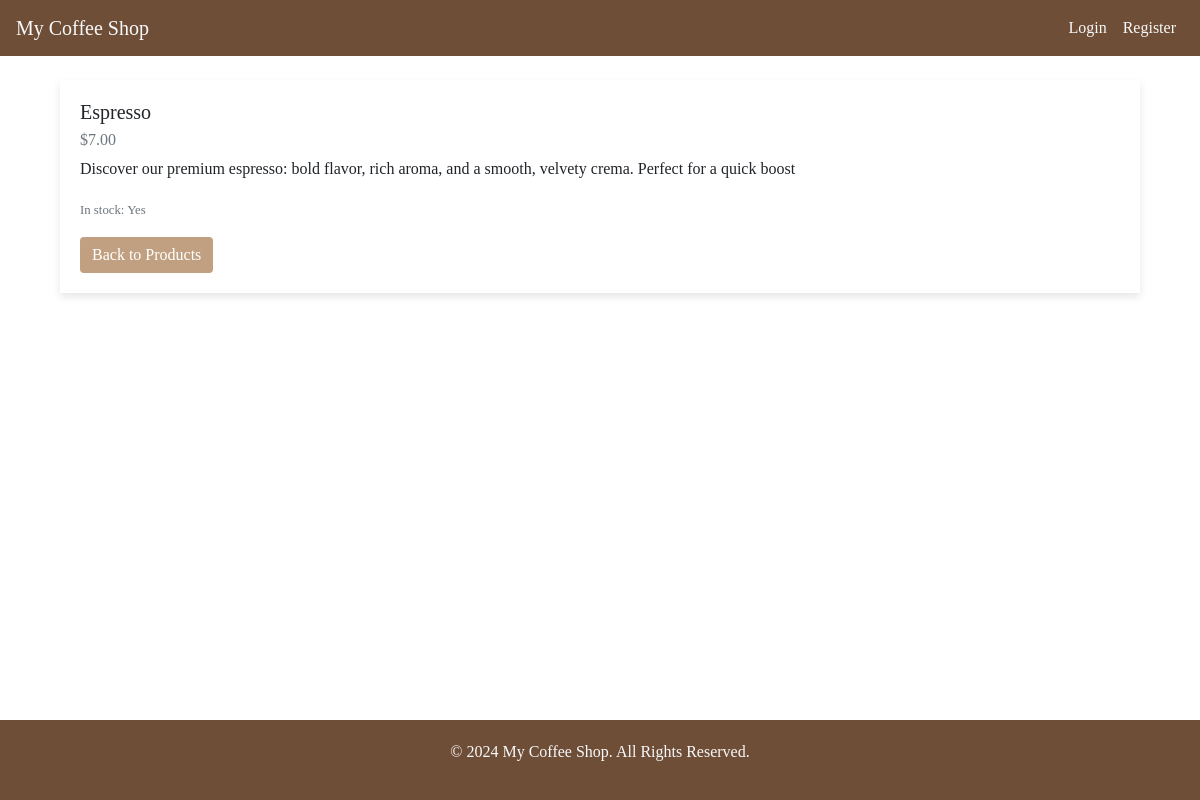
Page /product/3/ on the committed database.
### shop/models.py (models this page shows, shortened)
class Product(models.Model):
    name = models.CharField(max_length=100)
    description = models.TextField()
    price = models.DecimalField(max_digits=6, decimal_places=2)
    in_stock = models.BooleanField(default=True)

### shop/views.py (the view)
# urls.py: path('product/<int:pk>/', product_detail, name='product_detail'),
def product_detail(request, pk):
    product = get_object_or_404(Product, pk=pk)
    return render(request, 'shop/product_detail.html', {'product': product})

### shop/templates/shop/product_detail.html (shortened to what this page needs)
{% extends 'base.html' %}
{% block content %}
<div class="container mt-4">
    <div class="card">
        <div class="card-body">
            <h5 class="card-title">{{ product.name }}</h5>
            <h6 class="card-subtitle mb-2 text-muted">${{ product.price }}</h6>
            <p class="card-text">{{ product.description }}</p>
            <p class="card-text"><small class="text-muted">In stock: {{ product.in_stock|yesno:"Yes,No" }}</small></p>
            <a href="{% url 'home' %}" class="btn btn-secondary">Back to Products</a>
        </div>
    </div>
</div>
{% endblock %}

### static/css/styles.css (style rules this page uses)
html, body { height: 100%; }
body { display: flex; flex-direction: column; margin: 0; }
.container { flex: 1; }

### templates/base.html (style rules this page uses)
body { font-family: 'Lora', serif; }
.card { border: none; border-radius: 0; box-shadow: 0 4px 8px rgba(0,0,0,0.1); }
.btn-secondary { background-color: #c0a080; border: none; }

### rows in the picture
Product: name "Espresso", price "7.00", description "Discover our premium espresso: bold flavor, rich aroma, and a smooth, velvety crema. Perfect for a quick boost", in_stock "Yes"
